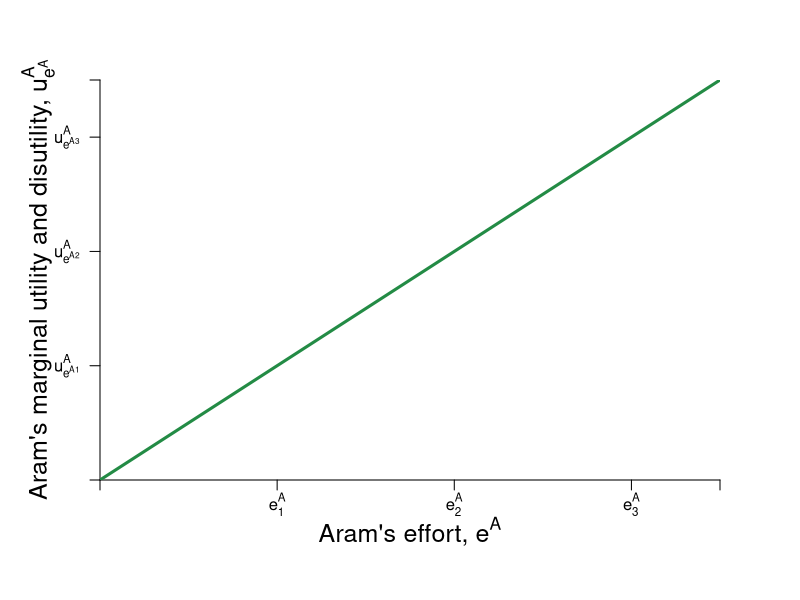

The R script that drew this image: (Note: this script raises an error after producing the figure.)
require(shape)
pdf(file = "coordination_failures/marginal_benefit_cost.pdf", width = 9, height = 7)

#Set parameters for graphics
axislabelsize <- 1.5
graphlinewidth <- 3

COL <- c("#7fc97f", "#beaed4", "#fdc086", "#ffff99", "#386cb0", "#f0027f", "#bf5b17", "#666666")
COLA <- c("#99d8c9","#66c2a4","#41ae76", "#238b45", "#005824")
COLB <- c("#4eb3d3", "#2b8cbe", "#0868ac","#084081")

par(mar =  c(6, 5, 4, 4))

MBenefit <- function(eb = 8, alpha = 16, beta = 1/24) {
  alpha*(1 - beta*eb)
}

MCost <- function(ea, slope = 1, intercept = 0){
  intercept + slope*ea
}


xlims <- c(0, 14)
ylims <- c(0, 14)

npts <- 501 
x <- seq(xlims[1], xlims[2], length.out = npts)
y <- seq(ylims[1], ylims[2], length.out = npts) 
a <- c(12, 46.08, 90)

plot(0, 0, xlim = xlims, ylim = ylims, type = "n",
     xlab = expression(paste("")),
     ylab = expression(paste("")), 
     xaxt = "n", 
     yaxt = "n", 
     cex.lab = axislabelsize, 
     bty = "n",
     xaxs="i", 
     yaxs="i")

# ticksy <- seq(from = 0, to = ylims[2], by = 2)
# ylabels <- seq(from = 0, to = ylims[2], by = 2)
# ticksx <- seq(from = 0, to = xlims[2], by = 2)
# xlabels <- seq(from = 0, to = xlims[2], by = 2)
ticksy <- c(0, 4, 8, 12, ylims[2])
ylabels <- c(NA, expression(paste(u[e^A1]^A)), expression(paste(u[e^A2]^A)), expression(paste(u[e^A3]^A)), NA)
ticksx <- c(0, 4, 8, 12, xlims[2])
xlabels <- c(NA, expression(paste(e[1]^A)), expression(paste(e[2]^A)), expression(paste(e[3]^A)), NA)

axis(1, at = ticksx, pos = 0, labels = xlabels)
axis(2, at = ticksy, pos = 0, labels = ylabels, las = 1)


mtext(expression(paste("Aram's effort, ", e^A)), side=1, line = 2.5, cex = axislabelsize)
text(-1.4, 0.5*ylims[2], expression(paste("Aram's marginal utility and disutility, ", u[e^A]^A)), xpd = TRUE, cex = axislabelsize, srt = 90) 

npts <- 500 
xx1 <- seq(xlims[1], xlims[2], length.out = npts)
xx2 <- seq(4, 8, length.out = npts)

#lines(xx1, MBenefit(xx1, ua = 10), col = COLA[4], lwd = graphlinewidth)
lines(xx1, MCost(xx1), col = COLA[4], lwd = graphlinewidth)
#lines(xx1, indiffA(xx1, ua = 46.08), col = COLA[4], lwd = graphlinewidth)
#lines(xx2, mrsA(xx2), col = "gray", lwd = graphlinewidth, lty = 2)


segments(0, 12, xlims[2], 12, lty = 2, col =  COLB[3] , lwd = segmentlinewidth)
segments(0, 8, xlims[2], 8, lty = 1, col = COLB[3] , lwd = segmentlinewidth)
segments(0, 4, xlims[2], 4, lty = 2, col = COLB[3] , lwd = segmentlinewidth)

# segments(9.6, 0, 9.6, 9.6, lty = 2, col = "gray" , lwd = segmentlinewidth)
# 
# segments(0, 6.9, 6.9, 6.9, lty = 2, col = "gray" , lwd = segmentlinewidth)
# segments(6.9, 0, 6.9, 6.9, lty = 2, col = "gray" , lwd = segmentlinewidth)


#segments(4.11765, 6.17647, 5.88, 8.88, lty = 1, col = COL[2] , lwd = graphlinewidth)
# text(9.5, 30, expression(paste("Slope at ", (list(e^A, y^A)) == (list(6, 28)), " is ", e^A == 6)))

text(3, 8.5, expression(paste("Marginal Benefit, ", mb[2]^A== alpha(1 - beta*e^B))), cex = labelsize)
text(0.7, 12.5, expression(paste(mb[3]^A)), cex = labelsize)
text(0.7, 4.5, expression(paste(mb[1]^A)), cex = labelsize)
text(10.8, 13, expression(paste("Marginal Distutility", phantom() == e^A)), cex = labelsize)

Arrows(1.5, 9, 1.5, 11.5, col = "black", lty = 1, lwd = 2, arr.type = "triangle", arr.lwd = 0.5)
text(3, 11, expression(paste(alpha, " increases, or ")), cex = labelsize)
text(3, 10.5, expression(paste(e^B, " decreases")), cex = labelsize)

Arrows(1.5, 7.5, 1.5, 4.5, col = "black", lty = 1, lwd = 2, arr.type = "triangle", arr.lwd = 0.5)
text(3, 5.5, expression(paste(alpha, " decreases, or ")), cex = labelsize)
text(3, 5, expression(paste(e^B, " increases")), cex = labelsize)

segments(8, 0, 8, 8, lty = 2, col = "gray" , lwd = segmentlinewidth)
points(8, 8, pch = 16, col = "black", cex = 1.5)
text(8.25, 7.5, expression(paste("g")), cex = labelsize)

segments(12, 0, 12, 12, lty = 2, col = "gray" , lwd = segmentlinewidth)
points(12, 12, pch = 16, col = "black", cex = 1.5)
text(12.25, 11.5, expression(paste("h")), cex = labelsize)

segments(4, 0, 4, 4, lty = 2, col = "gray" , lwd = segmentlinewidth)
points(4, 4, pch = 16, col = "black", cex = 1.5)
text(4.25, 3.5, expression(paste("f")), cex = labelsize)

#Label the iso-welfare functions for the HG, Aisha
text(9.7, 60, expression(u[1]^A))
text(7.6, 60, expression(u[2]^A))
text(4.8, 60, expression(u[3]^A))



dev.off()
